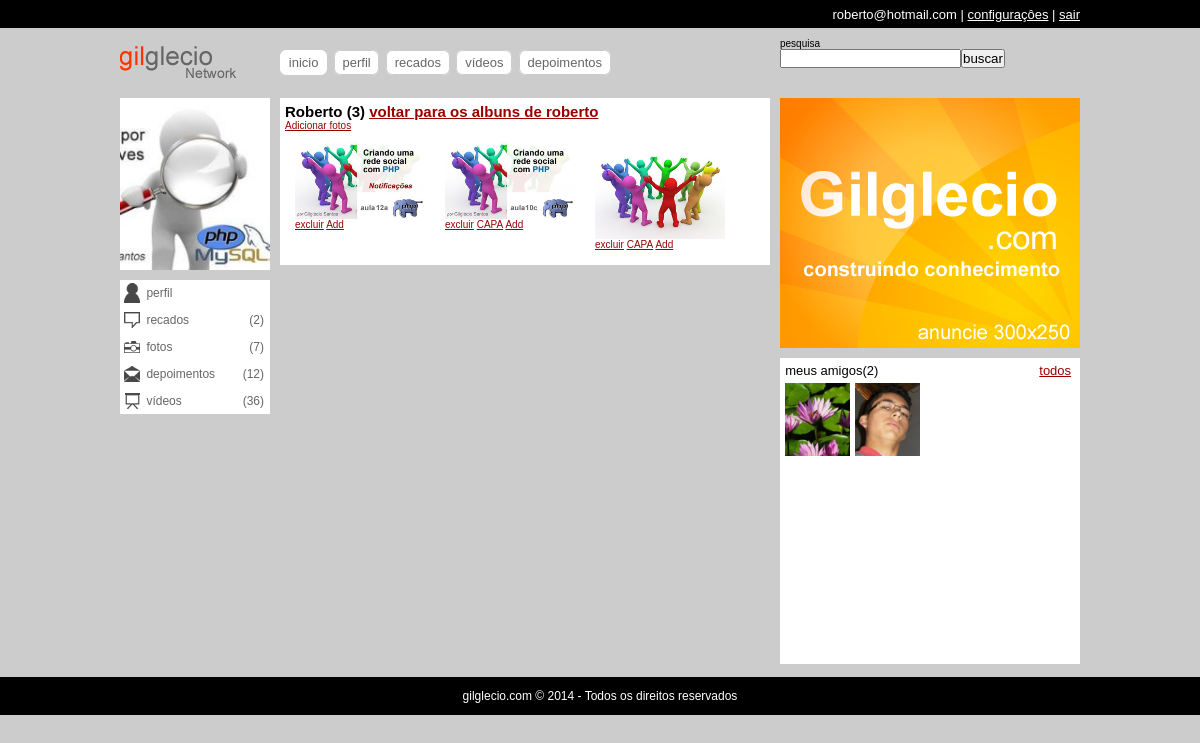
/albuns.php?uid=2&aid=15 (signed in), run on the app's committed database.
### tables this page shows
CREATE TABLE IF NOT EXISTS `albuns` (
  `id` int(11) NOT NULL AUTO_INCREMENT,
  `usuario` int(11) NOT NULL,
  `titulo` varchar(128) NOT NULL,
  `descricao` varchar(255) DEFAULT NULL,
  `status` int(1) DEFAULT '0',
  `data` timestamp NOT NULL DEFAULT CURRENT_TIMESTAMP ON UPDATE CURRENT_TIMESTAMP,
  `permissao` int(1) DEFAULT NULL,
  `capa` varchar(255) DEFAULT 'default.jpg',
  PRIMARY KEY (`id`)
);

CREATE TABLE IF NOT EXISTS `fotos` (
  `id` int(11) NOT NULL AUTO_INCREMENT,
  `album` int(11) NOT NULL,
  `foto` varchar(128) NOT NULL,
  `views` int(11) NOT NULL DEFAULT '1',
  `data` timestamp NOT NULL DEFAULT '0000-00-00 00:00:00' ON UPDATE CURRENT_TIMESTAMP,
  `legenda` varchar(128) DEFAULT NULL,
  PRIMARY KEY (`id`)
);

CREATE TABLE IF NOT EXISTS `usuarios` (
  `id` int(11) NOT NULL AUTO_INCREMENT,
  `email` varchar(64) NOT NULL,
  `senha` varchar(128) NOT NULL,
  `nome` varchar(32) NOT NULL,
  `sobrenome` varchar(64) NOT NULL,
  `nascimento` date NOT NULL,
  `sexo` varchar(10) NOT NULL,
  `imagem` varchar(128) DEFAULT NULL,
  `status` int(1) NOT NULL DEFAULT '0',
  `cadastro` date NOT NULL,
  `nivel` int(1) NOT NULL DEFAULT '0',
  PRIMARY KEY (`id`)
);

### classes/DB.class.php (called while the page is built, shortened)
<?php
	class DB{
		private static $conn;
		static function getConn(){
			if(is_null(self::$conn)){
				self::$conn = new PDO('mysql:host=localhost;dbname=aularedesocial','root','');
				self::$conn->setAttribute(PDO::ATTR_ERRMODE,PDO::ERRMODE_EXCEPTION);
			}
			return self::$conn;
		}
	}

### classes/Allbuns.class.php (called while the page is built, shortened)
<?php
	class Albuns extends DB{
		static function listAlbuns($usuario){
			$list = self::getConn()->prepare('SELECT * FROM `albuns` WHERE `usuario`=?');
			$list->execute(array($usuario));
			$d['num'] = $list->rowCount();
			$d['dados'] = $list->fetchAll();
			return $d;
		}
		private static function getFotos($album){
			$list = self::getConn()->prepare('SELECT * FROM `fotos` WHERE `album`=?');
			$list->execute(array($album));
			$d['num'] = $list->rowCount();
			$d['dados'] = $list->fetchAll();
			return $d;
		}
		static function getAlbum($album,$colunas='*',$fotos=true){
			$dados = self::getConn()->prepare('SELECT '.$colunas.' FROM `albuns` WHERE `id`=? LIMIT 1');
			$dados->execute(array($album));
			if($dados->rowCount()){
				if($fotos){
					$f = self::getFotos($album);
					$d['fotos']['num'] = $f['num'];
					$d['fotos']['dados'] = $f['dados'];
				}
				$d['album'] = $dados->fetch(PDO::FETCH_ASSOC);
				return $d;
			}else{
				return array();
			}
		}
		static function totalFotos($usuario){
			$albuns = self::listAlbuns($usuario);
			$totalfotos = 0;
			foreach($albuns['dados'] as $albuns):
				$fotos = self::getFotos($albuns['id']);
				$totalfotos += $fotos['num'];
			endforeach;
			return $totalfotos;
		}
		static function meuAlbum($album,$usuario){
			$sel = self::getConn()->prepare('SELECT `id` FROM `albuns` WHERE `id`=? AND `usuario`=? LIMIT 1');
			$sel->execute(array($album,$usuario));
			return $sel->rowCount()==1 ? true : false;
		}
	}

### classes/Amisade.class.php (called while the page is built, shortened)
<?php
	class Amisade extends DB{
		static function list_amigos($idExtrangeiro){
			$selAmigos= self::getConn()->prepare('SELECT u.id, u.nome, u.sobrenome, u.imagem FROM usuarios u INNER JOIN amisade a ON (((u.id=a.de) AND (a.para=?)) OR ((u.id=a.para) AND (a.de=?))) AND a.status=1');
			$selAmigos->execute(array($idExtrangeiro,$idExtrangeiro));
			$d['num'] = $selAmigos->rowCount();
			$d['dados'] = $selAmigos->fetchAll();
			return $d;
		}
		static function strIdAmigos($amigos){
			$ids = array();
			foreach ($amigos as $value) {
				array_push($ids, $value['id']);
			}
			return implode(',', $ids);
		}
	}

### classes/Recados.class.php (called while the page is built, shortened)
<?php
	class Recados extends DB{
		static function getRecados($idExtrangeiro){
			$select = self::getConn()->prepare("
			SELECT u.id, u.nome, u.sobrenome, u.imagem, a.de, a.para, r.id, r.recado, r.de, r.para, r.data, r.status FROM usuarios u
			INNER JOIN amisade a ON (((u.id=a.de) AND (a.para=?)) OR ((u.id=a.para) AND (a.de=?)))
			INNER JOIN recados r ON ((r.de=u.id) AND (r.para='publico' OR r.para='amigos' OR r.para=?) AND r.status=1) AND a.status=1 ORDER BY r.data DESC");
			$select->execute(array($idExtrangeiro,$idExtrangeiro,$idExtrangeiro));
			$d['num'] = $select->rowCount();
			$d['dados'] = $select->fetchAll();
			return $d;
		}
	}

### includes/list_fotos.php (the view, shortened to what this page needs)
<?php
$minhasfotos = Albuns::getAlbum((int)$_GET['aid']);
?>
<h2><?php echo $minhasfotos['album']['titulo'].' (<b id="numfotos">'.$minhasfotos['fotos']['num'].'</b>)' ?> <a href="albuns.php?uid=<?php echo $idExtrangeiro; ?>">voltar para os albuns de <?php echo $user_nome ?></a></h2>
<div id="listFotos">
<?php if(Albuns::meuAlbum((int)$_GET['aid'],$idExtrangeiro) AND $idDaSessao==$idExtrangeiro){ ?><p><a href="albuns.php?uid=<?php echo $idDaSessao ?>&aid=<?php echo (int)$_GET['aid'] ?>&ac=ADD_FOTOS">Adicionar fotos</a></p><?php }
?>
<?php
if($minhasfotos['fotos']['num']>0){
	echo '<ul>';
	foreach($minhasfotos['fotos']['dados'] as $resfotos):
		echo '<li><a href="albuns.php?uid='.$idExtrangeiro.'&aid='.(int)$_GET['aid'].'&fid='.$resfotos['id'].'"><img src="uploads/fotos/'.$resfotos['foto'].'" width="200" /></a>';
		echo $idDaSessao==$idExtrangeiro ? '<a class="delfotos" id="delFoto-'.$resfotos['id'].'" href="javascript:void(0);">excluir</a>' : '';
		if($minhasfotos['album']['capa'] != $resfotos['foto'] AND $idDaSessao==$idExtrangeiro){
			echo ' <a href="javascript:void(0);" lang="'.$resfotos['foto'].'" class="definirCapa">CAPA</a>';
		}
		if($idDaSessao==$idExtrangeiro){
			echo $resfotos['legenda'] == '' ? ' <a class="editLegenda" id="editFoto-'.$resfotos['id'].'" title="Adicionar uma legenda" href="javascript:void(0);">Add</a>' : '<p id="editFoto-'.$resfotos['id'].'" class="editLegenda">'.$resfotos['legenda'].'</p>';
		}else{
			echo $resfotos['legenda'] == '' ? '' : '<p>'.$resfotos['legenda'].'</p>';
		}
	echo '</li>';
	endforeach;
	echo '</ul>';
}else{
	echo 'Sem fotos neste album';
}
?>
</div>

### includes/amigos.php
<div class="blocos" id="publicidade">
    <img src="midias/banner.png" />
</div>
<div class="blocos" id="meus-amigos">
    <span>meus amigos(<?php echo $list_amigos['num'] ?>) <a href="#">todos</a></span>
    <ul>
    	<?php
		if($list_amigos['num']>0){
			foreach($list_amigos['dados'] as $resAmigos){
				echo '<li><span><a href="perfil.php?uid='.$resAmigos[0].'"><img src="uploads/usuarios/'.user_img($resAmigos[3]).'" alt="" title="'.$resAmigos[1].' '.$resAmigos[2].'" /></a></span></li>';
			}
		}else{
			echo 'Você não tem amigos';
		}
		?>
    </ul>
</div>

### estilos/template.css (style rules this page uses)
* { margin:0; padding:0; }
body { background:#CCC; font:62.5% "Trebuchet MS", Arial, Helvetica, sans-serif; text-align:center; }
img { display:block; }
a { color:#900; }
div.blocos { width:100%; min-height:50px; margin-bottom:1em; clear:both; background:#fff; }
div#content .blocos { width:auto; }
div#meus-amigos { padding:0.2em; overflow:hidden; font-size:1.3em; }
div#meus-amigos span { width:97%; display:block; padding:0.2em; }
div#meus-amigos span a { float:right; }
div#meus-amigos ul { width:298px; height:281px; overflow-y:scroll; list-style:none; }
div#meus-amigos ul li { display:inline; float:left; }
div#meus-amigos ul li span { width:65px; height:70px; overflow:hidden; }
div#meus-amigos ul li img { width:100%; }
div#listAlbuns,div#listFotos { overflow:hidden; }
div#listFotos ul li { list-style:none; float:left; margin:10px; width:130px; }
div#listFotos ul li img { width:100%; }

### data on the page
albuns: titulo "Roberto"
fotos: foto (picture)
fotos: foto (picture)
fotos: foto (picture)
usuarios: imagem (picture)
usuarios: imagem (picture)

### other printed values
$_SESSION['socialbigui_usuario'] "roberto@hotmail.com"
$recados['num'] "2"
Albuns::totalFotos($idExtrangeiro) "7"
$minhasfotos['fotos']['num'] "3"
$user_nome "roberto"
$list_amigos['num'] "2"
